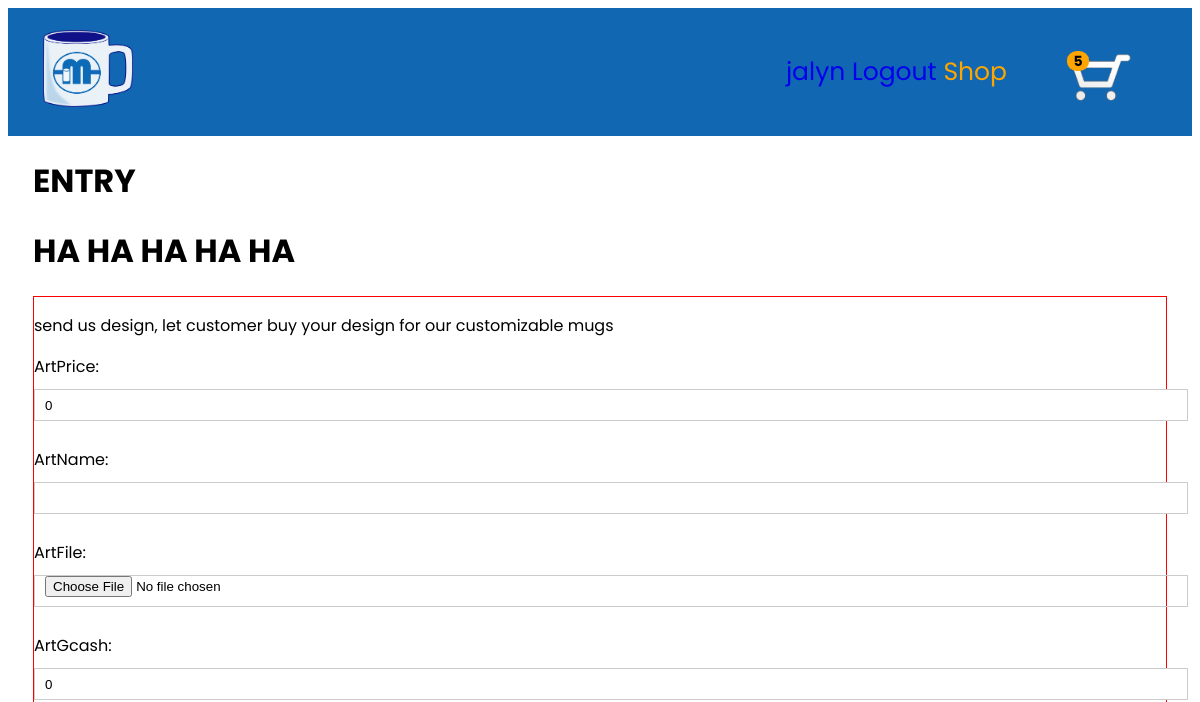
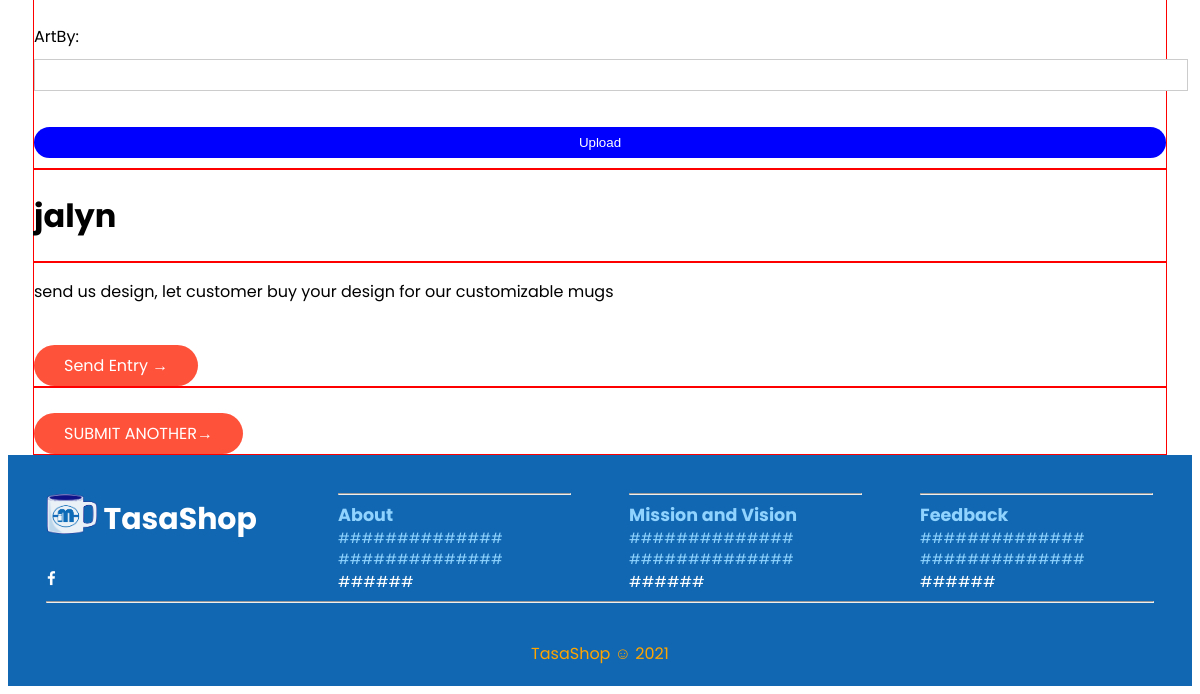
Before: /entry/ (signed in) with the older database file (2 pictures, top to bottom).
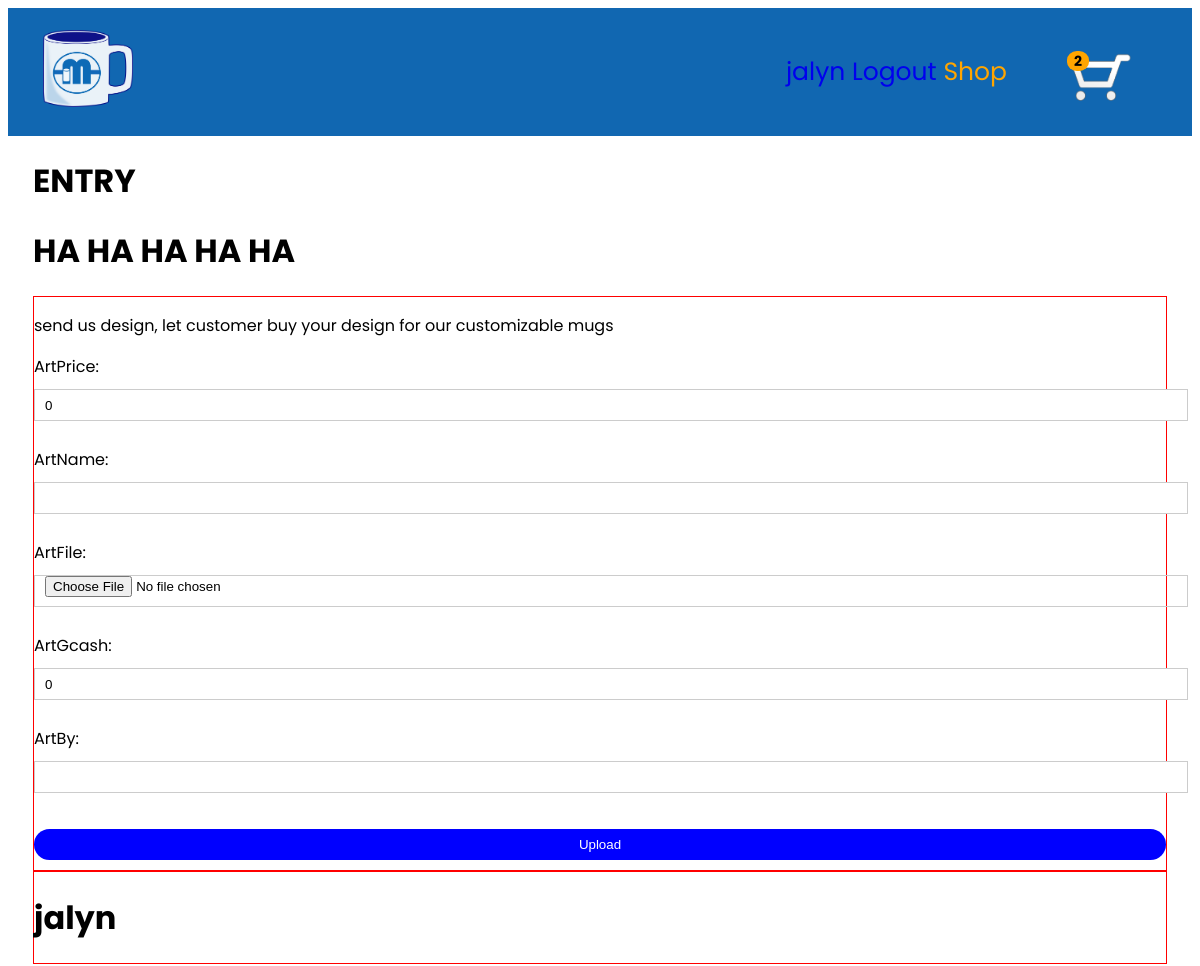
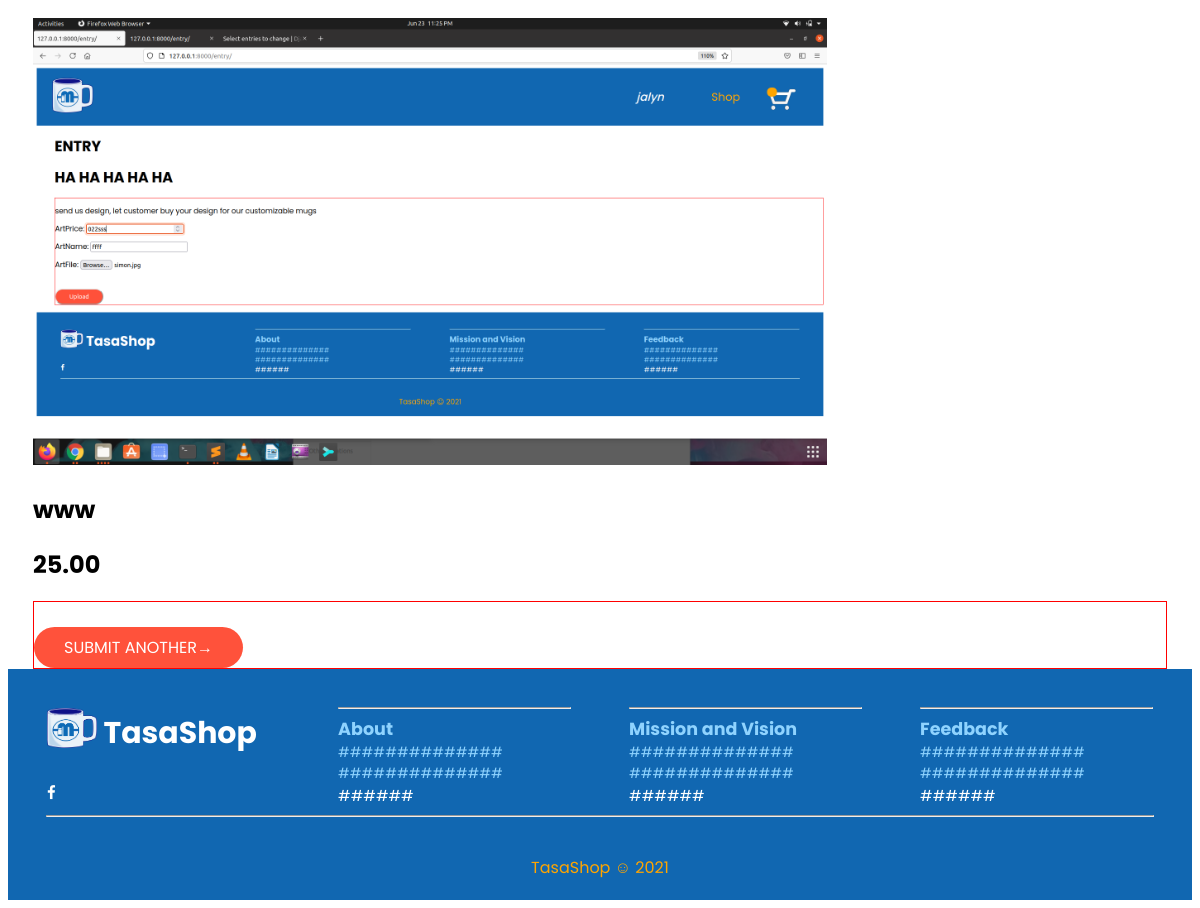
After: the same page with the newer database file (2 pictures, top to bottom).
### tasashop/models.py (models this page shows, shortened)
class OrderTrans(models.Model):
	customer = models.ForeignKey(User, on_delete=models.SET_NULL, null=True, blank=True)
	date_ordered = models.DateTimeField(auto_now_add=True)
	complete = models.BooleanField(default=False)
	transaction_id = models.CharField(max_length=100, null=True)
	@property
	def cart_item(self):
		order = self.cartitem_set.all()
		computation = sum([item.quan for item in order])
		return computation

class CartItem(models.Model):
	product = models.ForeignKey(Product, on_delete=models.SET_NULL, null=True)
	order = models.ForeignKey(OrderTrans, on_delete=models.SET_NULL, null=True)
	quan = models.IntegerField(default=0, null=True, blank=True)
	date_added = models.DateTimeField(auto_now_add=True)

class Entries(models.Model):
	customer = models.ForeignKey(User, on_delete=models.SET_NULL, null=True)
	artBy = models.CharField(max_length=50, null=True)
	artGcash = models.DecimalField(max_digits=11, decimal_places=0, default=0)
	artPrice = models.DecimalField(max_digits=5, decimal_places=2, default=0)
	artName = models.CharField(max_length=200, null=True)
	artFile = models.ImageField(null=True, blank=True)

### tasashop/views.py (the view)
# urls.py: path('entry/', entry, name="entry"),
def entry(request):
	if request.method == "POST":
		form=EntryForm(data=request.POST,files=request.FILES)
		if form.is_valid():
			form.save()
			obj=form.instance
			return render (request,"entry.html", {"obj":obj})
	else:
		form=EntryForm()
		img=Entries.objects.all()
	customer = request.user
	orderItem, created = OrderTrans.objects.get_or_create(customer=customer, complete=False)
	return render(request,"account.html", {'img':img,'form':form, 'orderItem': orderItem})

### tasashop/forms.py
class EntryForm(forms.ModelForm):
	class Meta:
		model = Entries
		fields = ('artPrice','artName','artFile','artGcash','artBy')

### tasashop/templates/account.html (shortened to what this page needs)
{% extends 'main.html' %}
{% load static %}
{% block content %}
<div class="acountcontainer">
	<dir class="container">
		<h1>ENTRY</h1>
		<h1>HA HA HA HA HA </h1>
		<div class="header-row">
			<div style="border: 1px solid red" class="col-2">
				<p>send us design, let customer buy your design for our customizable mugs</p>
				<form method="POST" action="." enctype="multipart/form-data">
					{{form.as_p}}
					<div>
						<button type="submit" class="btn">Upload</button>
					</div>
				</form>
			</div>
		</div>
	</dir>
</div>
<div class="acountcontainer">
	<dir class="container">
		<div class="header-row">
			<div style="border: 1px solid red" class="col-2">
				<h1>{{user.username}}</h1>
			</div>
		</div>
		<div>
		{% for x in img %}
			<div class="row ">
				<div class="col-lg-4 col-md-4 col-12" >
					<div class="text-center mt-2">
						<img src="{{x.artFile.url}}" height="70%" width="70%" class="img-thumbnail" alt="...">
						<h2 class="text-center" >{{x.artName}}</h2>
						<h2 class="text-center" >{{x.artPrice}}</h2>
					</div>
				</div>
			</div>
		</div>
		{% empty %}
			<div style="border: 1px solid red" class="col-2">
				<p>send us design, let customer buy your design for our customizable mugs</p>
				<a href="{% url 'entry' %}" class="btn"> Send Entry &#8594;</a>
			</div>
		{% endfor %}
		<div style="border: 1px solid red" class="col-2">
					<a href="{% url 'entry' %}" class="btn"> SUBMIT ANOTHER&#8594;</a>
			</div>
	</dir>
</div>
{% endblock %}

### tasashop/templates/main.html (shortened to what this page needs)
<!DOCTYPE html>
{% load static %}
<html>
<head>
    <link rel="stylesheet" type="text/css" href="{% static 'css/style.css' %}">
    <link rel="stylesheet" href="https://cdnjs.cloudflare.com/ajax/libs/font-awesome/4.7.0/css/font-awesome.min.css">
</head>
<body>
  <div style="position: sticky;" class="navbar">
      <div class="logo">
        <a href="{% url 'shop' %}">
          <img src="{% static 'img/logo.png' %}">
        </a>
      </div>
      <nav>
        <ul>
          {% if user.is_authenticated %}
            <a style="margin-left: 90px;" href="{% url 'account' %}" >{{user.username}}</a>
                <a href="{% url 'logout_url' %}">Logout</a>
          {% else %}
          <li><a href="{% url 'login_url' %}">Login</a></li>
           {% endif  %}
          <li><a href="{% url 'shop' %}">Shop</a></li>
        </ul>
      </nav>
      <div class="cartbox">
        <a href="{% url 'cart' %}">
           {% if user.is_authenticated %}
           <p id="cart-total" style="color: black;">{{orderItem.cart_item}}</p>
           {% endif %}
          <img id="cart-icon" src="{% static 'img/cart-icon.png' %}">
        </a>
      </div>
    </div>
	<div>
		{% block content %}
		{% endblock content %}
	</div>
    <div class="footer">
    <div>
      <div class="row">
        <div class="box4">
          <h2 style="margin-top: 5px; color: white; font-size: 30px;" >
            <img style="height:40px; width:50px; margin-bottom: -5px" src="{% static 'img/logo.png' %}">
            TasaShop
          </h2>
          <a href="#" class="fa fa-facebook"></a>
        </div>
        <div class="box4">
          <hr>
          <h3>About</h3>
          <h4>############## </h4>
          <h4>##############</h4>
          <a href="#">######</a>
        </div>
        <div class="box4">
          <hr>
          <h3>Mission and Vision</h3>
          <h4>############## </h4>
          <h4>##############</h4>
          <a href="#">######</a>
        </div>
        <div class="box4">
          <hr>
          <h3>Feedback</h3>
          <h4>############## </h4>
          <h4>##############</h4>
          <a href="#">######</a>
        </div>
        <hr style="color: #8fd3fe; width: 95%;">
      </div>
      <div style="color: orange;" class="footer row">
            TasaShop &#9786; 2021
      </div>
    </div>
    </div>
</body>
</html>

Changed rows visible on the page:
removed OrderTrans: cart_item "5"
added OrderTrans: cart_item "2"
added Entries: artFile (picture), artName "www", artPrice "25.00"
Other visible differences:
text no longer shown: "send us design, let customer buy your design for our customizable mugs Send Entry →"
